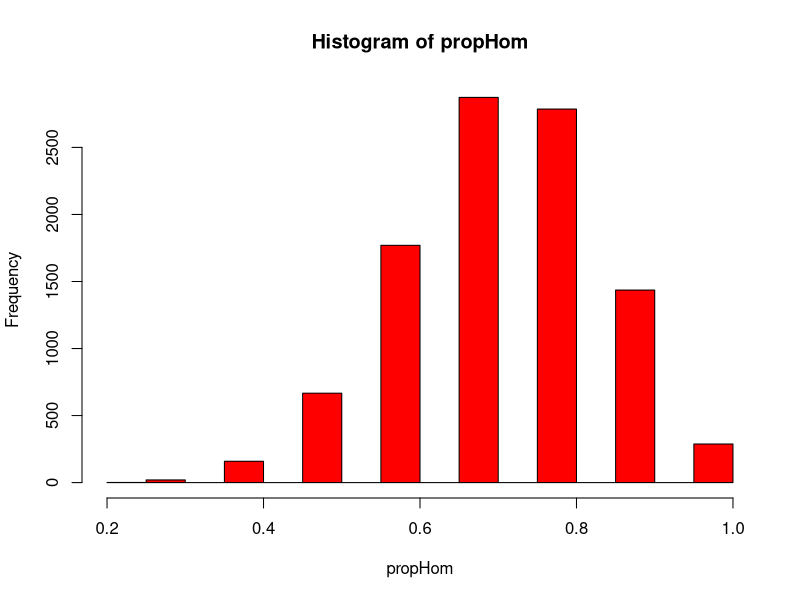
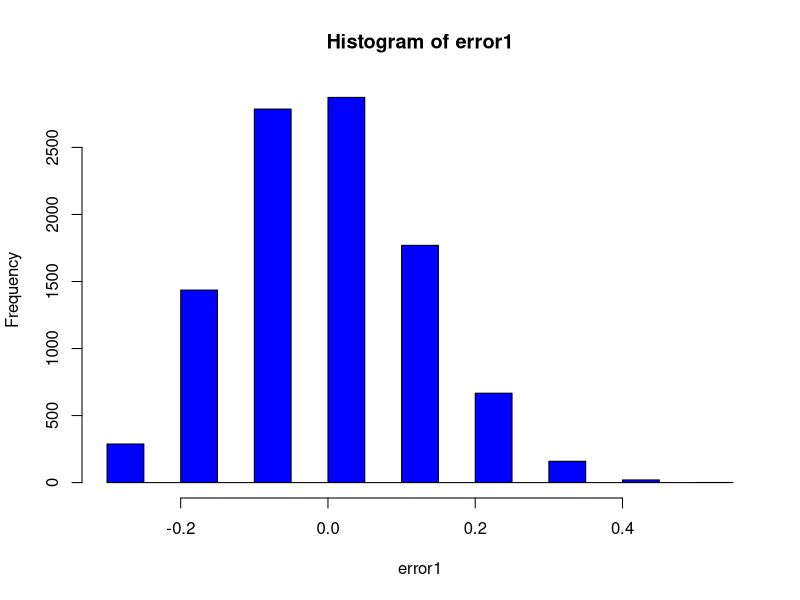

Write R code to recreate these figures, in order.
## ---- chunk 1
knitr::opts_chunk$set(echo = TRUE)
options(width = 100)
## ---- chunk 2
################################################################################
# Simulación y ejemplo de cálculo mediante simulación de un tamaño
# de muestras para estimar una proporción
################################################################################

# Número de hombres y mujeres de un grupo en particular
numhombres <- 43
nummujeres <- 16

# Tamaño de muestra de la población
tammuestra <- 10
# Número de simulaciones para estimar el tamaño de muestra apropiado
nsim <- 10000

# Generar la población total
total <- c(rep("Hombre",numhombres),rep("Mujer",nummujeres))
total
## ---- chunk 3
# Tabla de frecuencia "real" a partir de la población
table(total)
# Proporción "real" a partir de la población
table(total)/sum(table(total))

# Extraer sólo la proporción de hombres
propHomR <- (table(total)/sum(table(total)))[1]
propHomR

# Generar una muestra aleatoria sin reemplazamiento
muestra <- sample(total,tammuestra)
muestra

# Tabla de frecuencia de la muestra
table(muestra)
# Proporción de la muestra
table(muestra)/sum(table(muestra))

# "Error" entre la proporción "real" y la de la "muestra"
# o diferencia entre la proporción "real" y la muestra
# Proporción real
pR <- table(total)/sum(table(total))
# Proporción de la muestra
pM <- table(muestra)/sum(table(muestra))
# Diferencia de las proporciones en valor absoluto
pR-pM
# Diferencia de las proporciones en valor absoluto
abs(pR-pM)

# Estimación de la distribución del la proporción utilizando
# un tamaño de muestra específico de acuerdo a la variable
# "tammuestra2" y replicado el número de simulaciones
simula1 <- data.frame(replicate(nsim,sample(total,tammuestra)))
# Cálculo de la proporción de hombres para cada muestra generada
propHom <- sapply(simula1,function(x) (table(x)/sum(table(x)))[1])
## ---- chunk 4
# Histograma de la proporciones de hombres de acuerdo a la muestra.
hist(propHom, col = "red")
## ---- chunk 5
# Resumen estadístico de la proporción simulada.
summary(propHom)
# Estimación del intervalo de confianza al 95%
quantile(propHom,c(0.025,0.975))
## ---- chunk 6
# Distribución del error
# Cálculo de la diferencia entre el valor "verdadero" y
# el valor obtenido de las muestras.
error1 <- propHomR-propHom
# Histograma de las diferencias, desviaciones o errores.
hist(error1,col="blue")
## ---- chunk 7
# Cálculo del intervalo de confianza al 95% de los errores.
quantile(error1,c(0.025,0.975))
